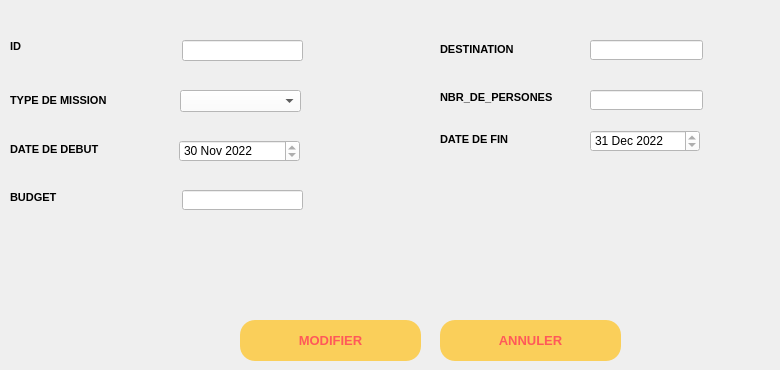
       <widget class="QWidget" name="tab_8">
        <property name="styleSheet">
         <string notr="true"/>
        </property>
        <attribute name="title">
         <string>MODIFIER</string>
        </attribute>
        <widget class="QLineEdit" name="lineEdit_N_ID">
         <property name="geometry">
          <rect>
           <x>182</x>
           <y>40</y>
           <width>121</width>
           <height>21</height>
          </rect>
         </property>
         <property name="styleSheet">
          <string notr="true">background-color:#FFFFFF;</string>
         </property>
        </widget>
        <widget class="QLineEdit" name="lineEdit_DES_N">
         <property name="geometry">
          <rect>
           <x>590</x>
           <y>40</y>
           <width>113</width>
           <height>20</height>
          </rect>
         </property>
         <property name="styleSheet">
          <string notr="true">background-color:#FFFFFF;</string>
         </property>
        </widget>
        <widget class="QLabel" name="label_51">
         <property name="geometry">
          <rect>
           <x>10</x>
           <y>40</y>
           <width>47</width>
           <height>14</height>
          </rect>
         </property>
         <property name="font">
          <font>
           <pointsize>10</pointsize>
          </font>
         </property>
         <property name="text">
          <string>&lt;html&gt;&lt;head/&gt;&lt;body&gt;&lt;p&gt;&lt;span style=&quot; font-size:8pt; font-weight:600;&quot;&gt;ID&lt;/span&gt;&lt;/p&gt;&lt;/body&gt;&lt;/html&gt;</string>
         </property>
        </widget>
        <widget class="QLabel" name="label_52">
         <property name="geometry">
          <rect>
           <x>10</x>
           <y>140</y>
           <width>121</width>
           <height>20</height>
          </rect>
         </property>
         <property name="font">
          <font>
           <pointsize>10</pointsize>
          </font>
         </property>
         <property name="text">
          <string>&lt;html&gt;&lt;head/&gt;&lt;body&gt;&lt;p&gt;&lt;span style=&quot; font-size:8pt; font-weight:600;&quot;&gt;DATE DE DEBUT&lt;/span&gt;&lt;/p&gt;&lt;/body&gt;&lt;/html&gt;</string>
         </property>
        </widget>
        <widget class="QLabel" name="label_53">
         <property name="geometry">
          <rect>
           <x>440</x>
           <y>40</y>
           <width>101</width>
           <height>20</height>
          </rect>
         </property>
         <property name="font">
          <font>
           <pointsize>10</pointsize>
          </font>
         </property>
         <property name="text">
          <string>&lt;html&gt;&lt;head/&gt;&lt;body&gt;&lt;p&gt;&lt;span style=&quot; font-size:8pt; font-weight:600;&quot;&gt;DESTINATION&lt;/span&gt;&lt;/p&gt;&lt;/body&gt;&lt;/html&gt;</string>
         </property>
        </widget>
        <widget class="QPushButton" name="MODIFIER">
         <property name="geometry">
          <rect>
           <x>240</x>
           <y>320</y>
           <width>181</width>
           <height>41</height>
          </rect>
         </property>
         <property name="font">
          <font>
           <pointsize>10</pointsize>
           <weight>75</weight>
           <bold>true</bold>
          </font>
         </property>
         <property name="styleSheet">
          <string notr="true">QPushButton{
border-radius:15px;
	background:#FACF5A;
	color:#FF5959;
	font-weight : bold;
}
QPushButton:hover
{
		background:#FF5959;
		color:#FACF5A;
		font-weight: bold;
}</string>
         </property>
         <property name="text">
          <string>MODIFIER</string>
         </property>
         <property name="icon">
          <iconset>
           <normaloff>../../Documents/projet_2a39/feather/edit.svg</normaloff>../../Documents/projet_2a39/feather/edit.svg</iconset>
         </property>
         <property name="checkable">
          <bool>false</bool>
         </property>
         <property name="autoRepeatDelay">
          <number>300</number>
         </property>
        </widget>
        <widget class="QPushButton" name="pushButton_ANNULER2">
         <property name="geometry">
          <rect>
           <x>440</x>
           <y>320</y>
           <width>181</width>
           <height>41</height>
          </rect>
         </property>
         <property name="font">
          <font>
           <pointsize>10</pointsize>
           <weight>75</weight>
           <bold>true</bold>
          </font>
         </property>
         <property name="styleSheet">
          <string notr="true">QPushButton{
border-radius:15px;
	background:#FACF5A;
	color:#FF5959;
	font-weight : bold;
}
QPushButton:hover
{
		background:#FF5959;
		color:#FACF5A;
		font-weight: bold;
}

</string>
         </property>
         <property name="text">
          <string>ANNULER</string>
         </property>
         <property name="icon">
          <iconset>
           <normaloff>../../Documents/projet_2a39/feather/x-octagon.svg</normaloff>../../Documents/projet_2a39/feather/x-octagon.svg</iconset>
         </property>
        </widget>
        <widget class="QLabel" name="label_54">
         <property name="geometry">
          <rect>
           <x>440</x>
           <y>90</y>
           <width>151</width>
           <height>16</height>
          </rect>
         </property>
         <property name="font">
          <font>
           <pointsize>10</pointsize>
          </font>
         </property>
         <property name="text">
          <string>&lt;html&gt;&lt;head/&gt;&lt;body&gt;&lt;p&gt;&lt;span style=&quot; font-size:8pt; font-weight:600; color:#000000;&quot;&gt;NBR_DE_PERSONES&lt;/span&gt;&lt;/p&gt;&lt;/body&gt;&lt;/html&gt;</string>
         </property>
        </widget>
        <widget class="QLabel" name="label_55">
         <property name="geometry">
          <rect>
           <x>10</x>
           <y>90</y>
           <width>131</width>
           <height>21</height>
          </rect>
         </property>
         <property name="font">
          <font>
           <pointsize>10</pointsize>
          </font>
         </property>
         <property name="text">
          <string>&lt;html&gt;&lt;head/&gt;&lt;body&gt;&lt;p&gt;&lt;span style=&quot; font-size:8pt; font-weight:600;&quot;&gt;TYPE DE MISSION&lt;/span&gt;&lt;/p&gt;&lt;/body&gt;&lt;/html&gt;</string>
         </property>
         <property name="textFormat">
          <enum>Qt::AutoText</enum>
         </property>
         <property name="margin">
          <number>0</number>
         </property>
         <property name="indent">
          <number>0</number>
         </property>
         <property name="openExternalLinks">
          <bool>false</bool>
         </property>
        </widget>
        <widget class="QLineEdit" name="lineEdit_NBR_N">
         <property name="geometry">
          <rect>
           <x>590</x>
           <y>90</y>
           <width>113</width>
           <height>20</height>
          </rect>
         </property>
         <property name="styleSheet">
          <string notr="true">background-color:#FFFFFF;</string>
         </property>
        </widget>
        <widget class="QLabel" name="label_56">
         <property name="geometry">
          <rect>
           <x>440</x>
           <y>130</y>
           <width>111</width>
           <height>20</height>
          </rect>
         </property>
         <property name="font">
          <font>
           <pointsize>10</pointsize>
          </font>
         </property>
         <property name="text">
          <string>&lt;html&gt;&lt;head/&gt;&lt;body&gt;&lt;p&gt;&lt;span style=&quot; font-size:8pt; font-weight:600;&quot;&gt;DATE DE FIN&lt;/span&gt;&lt;/p&gt;&lt;/body&gt;&lt;/html&gt;</string>
         </property>
        </widget>
        <widget class="QLabel" name="label_57">
         <property name="geometry">
          <rect>
           <x>10</x>
           <y>190</y>
           <width>61</width>
           <height>16</height>
          </rect>
         </property>
         <property name="font">
          <font>
           <pointsize>10</pointsize>
          </font>
         </property>
         <property name="text">
          <string>&lt;html&gt;&lt;head/&gt;&lt;body&gt;&lt;p&gt;&lt;span style=&quot; font-size:8pt; font-weight:600;&quot;&gt;BUDGET&lt;/span&gt;&lt;/p&gt;&lt;/body&gt;&lt;/html&gt;</string>
         </property>
        </widget>
        <widget class="QLineEdit" name="lineEdit_BUD_N">
         <property name="geometry">
          <rect>
           <x>182</x>
           <y>190</y>
           <width>121</width>
           <height>20</height>
          </rect>
         </property>
         <property name="styleSheet">
          <string notr="true">background-color:#FFFFFF;</string>
         </property>
        </widget>
        <widget class="QLabel" name="ver1">
         <property name="geometry">
          <rect>
           <x>310</x>
           <y>40</y>
           <width>51</width>
           <height>21</height>
          </rect>
         </property>
         <property name="text">
          <string>&lt;html&gt;&lt;head/&gt;&lt;body&gt;&lt;p&gt;&lt;br/&gt;&lt;/p&gt;&lt;/body&gt;&lt;/html&gt;</string>
         </property>
        </widget>
        <widget class="QLabel" name="ver2">
         <property name="geometry">
          <rect>
           <x>310</x>
           <y>90</y>
           <width>51</width>
           <height>20</height>
          </rect>
         </property>
         <property name="text">
          <string>&lt;html&gt;&lt;head/&gt;&lt;body&gt;&lt;p&gt;&lt;br/&gt;&lt;/p&gt;&lt;/body&gt;&lt;/html&gt;</string>
         </property>
        </widget>
        <widget class="QLabel" name="ver3">
         <property name="geometry">
          <rect>
           <x>310</x>
           <y>140</y>
           <width>41</width>
           <height>20</height>
          </rect>
         </property>
         <property name="text">
          <string>&lt;html&gt;&lt;head/&gt;&lt;body&gt;&lt;p&gt;&lt;br/&gt;&lt;/p&gt;&lt;/body&gt;&lt;/html&gt;</string>
         </property>
        </widget>
        <widget class="QLabel" name="ver4">
         <property name="geometry">
          <rect>
           <x>730</x>
           <y>130</y>
           <width>41</width>
           <height>20</height>
          </rect>
         </property>
         <property name="text">
          <string>&lt;html&gt;&lt;head/&gt;&lt;body&gt;&lt;p&gt;&lt;br/&gt;&lt;/p&gt;&lt;/body&gt;&lt;/html&gt;</string>
         </property>
        </widget>
        <widget class="QLabel" name="ver5">
         <property name="geometry">
          <rect>
           <x>730</x>
           <y>40</y>
           <width>31</width>
           <height>20</height>
          </rect>
         </property>
         <property name="text">
          <string>&lt;html&gt;&lt;head/&gt;&lt;body&gt;&lt;p&gt;&lt;br/&gt;&lt;/p&gt;&lt;/body&gt;&lt;/html&gt;</string>
         </property>
        </widget>
        <widget class="QLabel" name="ver6">
         <property name="geometry">
          <rect>
           <x>730</x>
           <y>90</y>
           <width>31</width>
           <height>20</height>
          </rect>
         </property>
         <property name="text">
          <string>&lt;html&gt;&lt;head/&gt;&lt;body&gt;&lt;p&gt;&lt;br/&gt;&lt;/p&gt;&lt;/body&gt;&lt;/html&gt;</string>
         </property>
        </widget>
        <widget class="QLabel" name="ver7">
         <property name="geometry">
          <rect>
           <x>320</x>
           <y>190</y>
           <width>21</width>
           <height>20</height>
          </rect>
         </property>
         <property name="text">
          <string>&lt;html&gt;&lt;head/&gt;&lt;body&gt;&lt;p&gt;&lt;br/&gt;&lt;/p&gt;&lt;/body&gt;&lt;/html&gt;</string>
         </property>
        </widget>
        <widget class="QDateEdit" name="dateD_2">
         <property name="geometry">
          <rect>
           <x>179</x>
           <y>140</y>
           <width>121</width>
           <height>22</height>
          </rect>
         </property>
         <property name="styleSheet">
          <string notr="true">background : white;</string>
         </property>
         <property name="maximumDateTime">
          <datetime>
           <hour>7</hour>
           <minute>59</minute>
           <second>59</second>
           <year>2070</year>
           <month>1</month>
           <day>1</day>
          </datetime>
         </property>
         <property name="minimumDateTime">
          <datetime>
           <hour>8</hour>
           <minute>0</minute>
           <second>0</second>
           <year>2022</year>
           <month>11</month>
           <day>30</day>
          </datetime>
         </property>
         <property name="calendarPopup">
          <bool>false</bool>
         </property>
        </widget>
        <widget class="QDateEdit" name="dateF_2">
         <property name="geometry">
          <rect>
           <x>590</x>
           <y>130</y>
           <width>110</width>
           <height>22</height>
          </rect>
         </property>
         <property name="styleSheet">
          <string notr="true">background : white;</string>
         </property>
         <property name="maximumDateTime">
          <datetime>
           <hour>7</hour>
           <minute>59</minute>
           <second>59</second>
           <year>2070</year>
           <month>1</month>
           <day>1</day>
          </datetime>
         </property>
         <property name="minimumDateTime">
          <datetime>
           <hour>8</hour>
           <minute>0</minute>
           <second>0</second>
           <year>2022</year>
           <month>12</month>
           <day>31</day>
          </datetime>
         </property>
         <property name="calendarPopup">
          <bool>false</bool>
         </property>
        </widget>
        <widget class="QComboBox" name="combomod">
         <property name="geometry">
          <rect>
           <x>180</x>
           <y>90</y>
           <width>121</width>
           <height>22</height>
          </rect>
         </property>
         <property name="styleSheet">
          <string notr="true">background : white;</string>
         </property>
        </widget>
       </widget>
